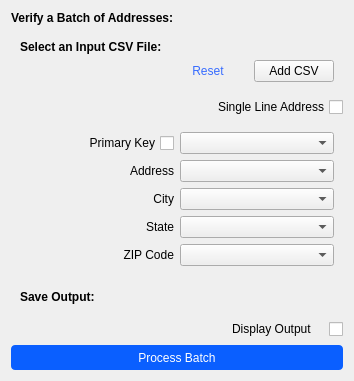
            <widget class="QWidget" name="tab_5">
             <attribute name="title">
              <string>CSV File</string>
             </attribute>
             <layout class="QGridLayout" name="gridLayout_13">
              <item row="1" column="0">
               <widget class="QFrame" name="frame_6">
                <property name="maximumSize">
                 <size>
                  <width>16777215</width>
                  <height>80</height>
                 </size>
                </property>
                <property name="frameShape">
                 <enum>QFrame::NoFrame</enum>
                </property>
                <property name="frameShadow">
                 <enum>QFrame::Raised</enum>
                </property>
                <layout class="QGridLayout" name="gridLayout_9">
                 <item row="0" column="0">
                  <widget class="QLabel" name="label">
                   <property name="font">
                    <font>
                     <weight>75</weight>
                     <bold>true</bold>
                    </font>
                   </property>
                   <property name="text">
                    <string>&lt;html&gt;&lt;head/&gt;&lt;body&gt;&lt;p&gt;Select an Input CSV File:&lt;/p&gt;&lt;/body&gt;&lt;/html&gt;</string>
                   </property>
                  </widget>
                 </item>
                 <item row="1" column="2">
                  <widget class="QPushButton" name="add_csv">
                   <property name="text">
                    <string>Add CSV</string>
                   </property>
                  </widget>
                 </item>
                 <item row="0" column="1" colspan="2">
                  <widget class="QgsFileWidget" name="csv_file">
                   <property name="autoFillBackground">
                    <bool>false</bool>
                   </property>
                  </widget>
                 </item>
                 <item row="1" column="1">
                  <widget class="QPushButton" name="reset_csv">
                   <property name="sizePolicy">
                    <sizepolicy hsizetype="Fixed" vsizetype="Fixed">
                     <horstretch>0</horstretch>
                     <verstretch>0</verstretch>
                    </sizepolicy>
                   </property>
                   <property name="styleSheet">
                    <string notr="true">color: rgb(55, 108, 255);</string>
                   </property>
                   <property name="text">
                    <string>Reset</string>
                   </property>
                   <property name="autoDefault">
                    <bool>false</bool>
                   </property>
                   <property name="flat">
                    <bool>true</bool>
                   </property>
                  </widget>
                 </item>
                </layout>
               </widget>
              </item>
              <item row="4" column="0">
               <widget class="QFrame" name="frame_9">
                <property name="maximumSize">
                 <size>
                  <width>16777215</width>
                  <height>100</height>
                 </size>
                </property>
                <property name="frameShape">
                 <enum>QFrame::NoFrame</enum>
                </property>
                <property name="frameShadow">
                 <enum>QFrame::Raised</enum>
                </property>
                <layout class="QGridLayout" name="gridLayout_11">
                 <item row="0" column="1">
                  <widget class="QgsFileWidget" name="csv_file_output">
                   <property name="autoFillBackground">
                    <bool>false</bool>
                   </property>
                   <property name="storageMode">
                    <enum>QgsFileWidget::SaveFile</enum>
                   </property>
                  </widget>
                 </item>
                 <item row="0" column="0">
                  <widget class="QLabel" name="label_19">
                   <property name="font">
                    <font>
                     <weight>75</weight>
                     <bold>true</bold>
                    </font>
                   </property>
                   <property name="text">
                    <string>Save Output:</string>
                   </property>
                  </widget>
                 </item>
                </layout>
               </widget>
              </item>
              <item row="2" column="0">
               <widget class="QCheckBox" name="single_line_box">
                <property name="layoutDirection">
                 <enum>Qt::RightToLeft</enum>
                </property>
                <property name="text">
                 <string>Single Line Address</string>
                </property>
               </widget>
              </item>
              <item row="0" column="0">
               <widget class="QLabel" name="label_4">
                <property name="maximumSize">
                 <size>
                  <width>16777215</width>
                  <height>20</height>
                 </size>
                </property>
                <property name="font">
                 <font>
                  <weight>75</weight>
                  <bold>true</bold>
                 </font>
                </property>
                <property name="text">
                 <string>Verify a Batch of Addresses:</string>
                </property>
               </widget>
              </item>
              <item row="5" column="0" alignment="Qt::AlignLeft">
               <widget class="QCheckBox" name="display_output_box">
                <property name="layoutDirection">
                 <enum>Qt::RightToLeft</enum>
                </property>
                <property name="text">
                 <string>Display Output    </string>
                </property>
                <property name="tristate">
                 <bool>false</bool>
                </property>
               </widget>
              </item>
              <item row="8" column="0">
               <widget class="QPushButton" name="batch_button">
                <property name="minimumSize">
                 <size>
                  <width>0</width>
                  <height>25</height>
                 </size>
                </property>
                <property name="styleSheet">
                 <string notr="true">background-color: rgb(10, 95, 255);
color: white;
border-width: 4px;
border-radius: 4px;</string>
                </property>
                <property name="text">
                 <string>Process Batch</string>
                </property>
               </widget>
              </item>
              <item row="3" column="0">
               <widget class="QFrame" name="batch_components_frame">
                <property name="maximumSize">
                 <size>
                  <width>16777215</width>
                  <height>400</height>
                 </size>
                </property>
                <property name="layoutDirection">
                 <enum>Qt::LeftToRight</enum>
                </property>
                <property name="frameShape">
                 <enum>QFrame::NoFrame</enum>
                </property>
                <property name="frameShadow">
                 <enum>QFrame::Raised</enum>
                </property>
                <layout class="QGridLayout" name="gridLayout_10">
                 <item row="1" column="1">
                  <widget class="QComboBox" name="batch_address"/>
                 </item>
                 <item row="3" column="1">
                  <widget class="QComboBox" name="batch_state"/>
                 </item>
                 <item row="1" column="0">
                  <widget class="QLabel" name="label_34">
                   <property name="text">
                    <string>&lt;html&gt;&lt;head/&gt;&lt;body&gt;&lt;p align=&quot;right&quot;&gt;Address&lt;/p&gt;&lt;/body&gt;&lt;/html&gt;</string>
                   </property>
                  </widget>
                 </item>
                 <item row="2" column="0">
                  <widget class="QLabel" name="label_37">
                   <property name="text">
                    <string>&lt;html&gt;&lt;head/&gt;&lt;body&gt;&lt;p align=&quot;right&quot;&gt;City&lt;/p&gt;&lt;/body&gt;&lt;/html&gt;</string>
                   </property>
                  </widget>
                 </item>
                 <item row="4" column="0">
                  <widget class="QLabel" name="label_39">
                   <property name="text">
                    <string>&lt;html&gt;&lt;head/&gt;&lt;body&gt;&lt;p align=&quot;right&quot;&gt;ZIP Code&lt;/p&gt;&lt;/body&gt;&lt;/html&gt;</string>
                   </property>
                  </widget>
                 </item>
                 <item row="4" column="1">
                  <widget class="QComboBox" name="batch_zip"/>
                 </item>
                 <item row="2" column="1">
                  <widget class="QComboBox" name="batch_city"/>
                 </item>
                 <item row="3" column="0">
                  <widget class="QLabel" name="label_38">
                   <property name="text">
                    <string>&lt;html&gt;&lt;head/&gt;&lt;body&gt;&lt;p align=&quot;right&quot;&gt;State&lt;/p&gt;&lt;/body&gt;&lt;/html&gt;</string>
                   </property>
                  </widget>
                 </item>
                 <item row="0" column="1">
                  <widget class="QComboBox" name="batch_id">
                   <property name="sizePolicy">
                    <sizepolicy hsizetype="Ignored" vsizetype="Fixed">
                     <horstretch>0</horstretch>
                     <verstretch>0</verstretch>
                    </sizepolicy>
                   </property>
                   <property name="maximumSize">
                    <size>
                     <width>16777215</width>
                     <height>23</height>
                    </size>
                   </property>
                  </widget>
                 </item>
                 <item row="0" column="0">
                  <widget class="QCheckBox" name="id_box">
                   <property name="layoutDirection">
                    <enum>Qt::RightToLeft</enum>
                   </property>
                   <property name="text">
                    <string>Primary Key</string>
                   </property>
                  </widget>
                 </item>
                </layout>
               </widget>
              </item>
             </layout>
            </widget>
